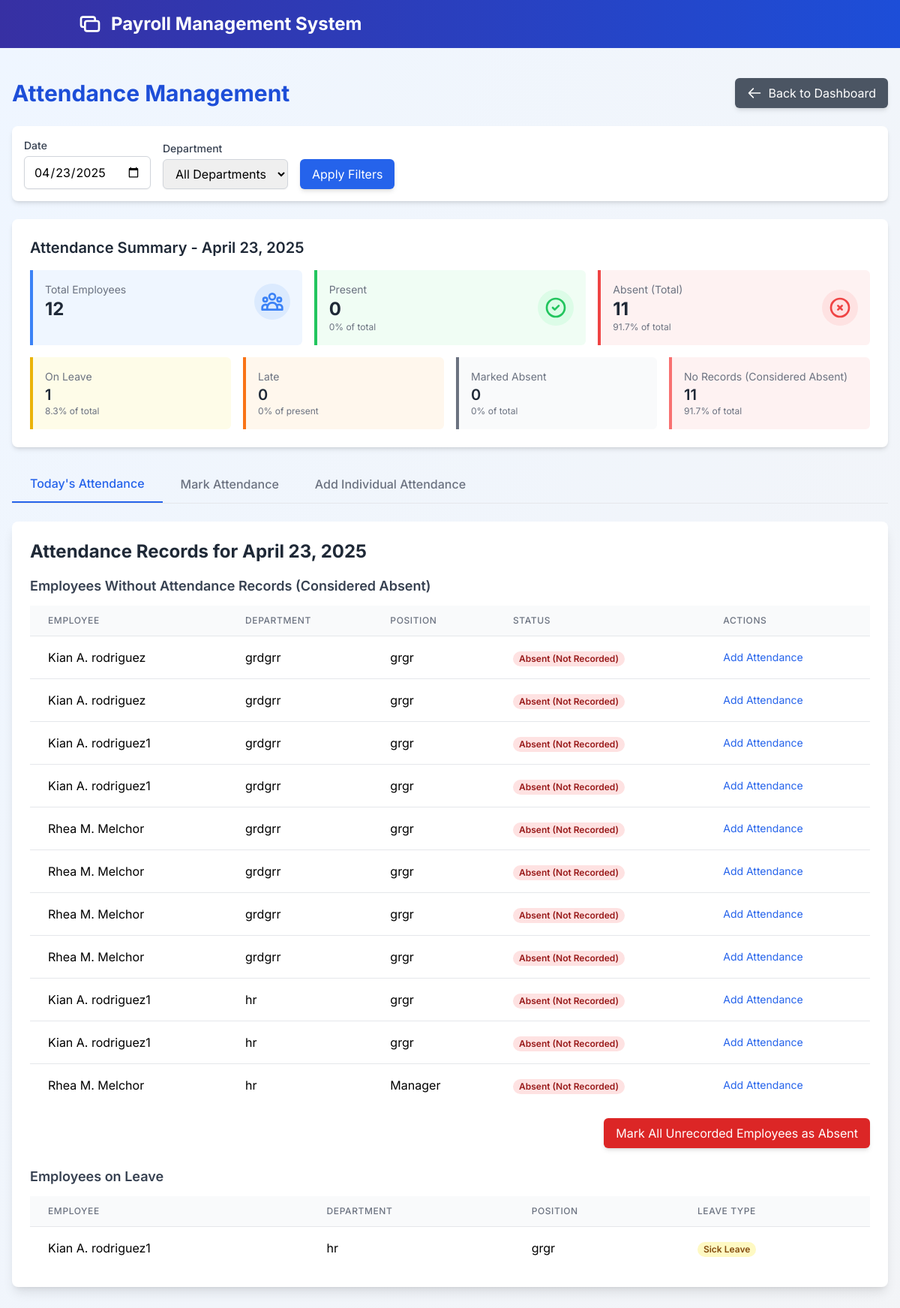
The page /hr/attendance.php (signed in) on the database its author committed.
### tables this page shows
CREATE TABLE `employees` (
  `id` int(11) NOT NULL,
  `full_name` varchar(255) NOT NULL,
  `dob` date NOT NULL,
  `gender` enum('Male','Female','Other') NOT NULL,
  `contact_number` varchar(20) NOT NULL,
  `email` varchar(255) NOT NULL,
  `home_address` text NOT NULL,
  `image` varchar(255) DEFAULT NULL,
  `job_position` varchar(255) NOT NULL,
  `department` varchar(255) NOT NULL,
  `employee_type` enum('Regular','Probationary','Contractual') NOT NULL,
  `date_hired` date NOT NULL,
  `work_schedule` varchar(255) NOT NULL,
  `sss_number` varchar(50) NOT NULL,
  `philhealth_number` varchar(50) NOT NULL,
  `pagibig_number` varchar(50) NOT NULL,
  `tin` varchar(50) NOT NULL,
  `status` enum('Single','Married','Widowed','Divorced') NOT NULL,
  `salary_type` enum('Fixed','Hourly','Commission') NOT NULL,
  `basic_salary` decimal(10,2) NOT NULL,
  `overtime_bonus` tinyint(1) DEFAULT 0,
  `emergency_name` varchar(255) NOT NULL,
  `emergency_relationship` varchar(100) NOT NULL,
  `emergency_contact` varchar(20) NOT NULL,
  `created_at` timestamp NOT NULL DEFAULT current_timestamp(),
  `password` varchar(255) NOT NULL
);

### hr/attendance.php (the view, shortened to what the rows shown need)
<?php
include '../config.php';
$selected_date = isset($_GET['date']) ? $_GET['date'] : date('Y-m-d');
$no_record_sql = "SELECT e.*
                 FROM employees e
                 LEFT JOIN attendance a ON e.id = a.employee_id AND a.date = ?
                 LEFT JOIN leave_requests lr ON e.id = lr.employee_id
                    AND ? BETWEEN lr.start_date AND lr.end_date
                    AND lr.status = 'Approved'
                 WHERE a.id IS NULL AND lr.id IS NULL";
$params = [$selected_date, $selected_date];
$types = "ss";
$no_record_sql .= " ORDER BY e.department, e.full_name";
$no_record_stmt = $conn->prepare($no_record_sql);
$no_record_stmt->bind_param($types, ...$params);
$no_record_stmt->execute();
$no_record_result = $no_record_stmt->get_result();
$on_leave_sql = "SELECT e.*, lr.leave_type
                FROM employees e
                JOIN leave_requests lr ON e.id = lr.employee_id
                WHERE ? BETWEEN lr.start_date AND lr.end_date
                AND lr.status = 'Approved'";
$params = [$selected_date];
$types = "s";
$on_leave_sql .= " ORDER BY e.department, e.full_name";
$on_leave_stmt = $conn->prepare($on_leave_sql);
$on_leave_stmt->bind_param($types, ...$params);
$on_leave_stmt->execute();
$on_leave_result = $on_leave_stmt->get_result();
?>
<?php include '../components/header.php'; ?>
<main class="bg-gradient-to-br from-blue-50 to-gray-100 min-h-screen py-10">
    <div class="container mx-auto px-4 max-w-7xl">
        <div class="flex justify-between items-center mb-6">
            <h1 class="text-3xl font-bold text-blue-700">Attendance Management</h1>
        </div>
        <div class="bg-white shadow-md rounded-lg p-6 mb-6">
            <h2 class="text-xl font-semibold text-gray-800 mb-4">Attendance Summary - <?php echo date('F d, Y', strtotime($selected_date)); ?></h2>
        </div>
        <div id="today-tab" class="tab-content bg-white shadow-lg rounded-lg p-6 mb-8">
            <h2 class="text-2xl font-bold text-gray-800 mb-4">Attendance Records for <?php echo date('F d, Y', strtotime($selected_date)); ?></h2>
            <?php if ($no_record_result->num_rows > 0): ?>
                <div class="overflow-x-auto mb-4">
                    <table class="min-w-full divide-y divide-gray-200">
                        <thead class="bg-gray-50">
                            <tr>
                                <th class="px-6 py-3 text-left text-xs font-medium text-gray-500 uppercase tracking-wider">Employee</th>
                                <th class="px-6 py-3 text-left text-xs font-medium text-gray-500 uppercase tracking-wider">Department</th>
                                <th class="px-6 py-3 text-left text-xs font-medium text-gray-500 uppercase tracking-wider">Position</th>
                                <th class="px-6 py-3 text-left text-xs font-medium text-gray-500 uppercase tracking-wider">Status</th>
                                <th class="px-6 py-3 text-left text-xs font-medium text-gray-500 uppercase tracking-wider">Actions</th>
                            </tr>
                        </thead>
                        <tbody class="bg-white divide-y divide-gray-200">
                            <?php while ($emp = $no_record_result->fetch_assoc()): ?>
                                <tr>
                                    <td class="px-6 py-4 whitespace-nowrap">
                                        <?php echo htmlspecialchars($emp['full_name']); ?>
                                    </td>
                                    <td class="px-6 py-4 whitespace-nowrap">
                                        <?php echo htmlspecialchars($emp['department']); ?>
                                    </td>
                                    <td class="px-6 py-4 whitespace-nowrap">
                                        <?php echo htmlspecialchars($emp['job_position']); ?>
                                    </td>
                                    <td class="px-6 py-4 whitespace-nowrap">
                                        <span class="px-2 inline-flex text-xs leading-5 font-semibold rounded-full bg-red-100 text-red-800">
                                            Absent (Not Recorded)
                                        </span>
                                    </td>
                                    <td class="px-6 py-4 whitespace-nowrap text-sm">
                                        <button onclick="addAttendance(<?php echo $emp['id']; ?>, '<?php echo $selected_date; ?>')"
                                            class="text-blue-600 hover:text-blue-900">
                                            Add Attendance
                                        </button>
                                    </td>
                                </tr>
                            <?php endwhile; ?>
                        </tbody>
                    </table>
                </div>
            <?php endif; ?>
            <?php if ($on_leave_result->num_rows > 0): ?>
                <div class="overflow-x-auto">
                    <table class="min-w-full divide-y divide-gray-200">
                        <thead class="bg-gray-50">
                            <tr>
                                <th class="px-6 py-3 text-left text-xs font-medium text-gray-500 uppercase tracking-wider">Employee</th>
                                <th class="px-6 py-3 text-left text-xs font-medium text-gray-500 uppercase tracking-wider">Department</th>
                                <th class="px-6 py-3 text-left text-xs font-medium text-gray-500 uppercase tracking-wider">Position</th>
                                <th class="px-6 py-3 text-left text-xs font-medium text-gray-500 uppercase tracking-wider">Leave Type</th>
                            </tr>
                        </thead>
                    </table>
                </div>
            <?php endif; ?>
        </div>
    </div>
</main>
<?php include '../components/footer.php'; ?>

### rows shown on the page
employees: full_name "Kian A. rodriguez", department "grdgrr", job_position "grgr"
employees: full_name "Kian A. rodriguez", department "grdgrr", job_position "grgr"
employees: full_name "Kian A. rodriguez1", department "grdgrr", job_position "grgr"
employees: full_name "Kian A. rodriguez1", department "grdgrr", job_position "grgr"
employees: full_name "Rhea M. Melchor", department "grdgrr", job_position "grgr"
employees: full_name "Rhea M. Melchor", department "grdgrr", job_position "grgr"
employees: full_name "Rhea M. Melchor", department "grdgrr", job_position "grgr"
employees: full_name "Rhea M. Melchor", department "grdgrr", job_position "grgr"
employees: full_name "Kian A. rodriguez1", department "hr", job_position "grgr"
employees: full_name "Kian A. rodriguez1", department "hr", job_position "grgr"
employees: full_name "Rhea M. Melchor", department "hr", job_position "Manager"

### other values the page prints
date('F d, Y', strtotime($selected_date)) "April 23, 2025"
$total_employees "12"
$present_count "0"
$total_absent_count "11"
$leave_count "1"
$late_count "0"
$marked_absent_count "0"
$no_record_count "11"
$emp['full_name'] "Kian A. rodriguez1"
$emp['department'] "hr"
$emp['job_position'] "grgr"
$emp['leave_type'] "Sick Leave"
